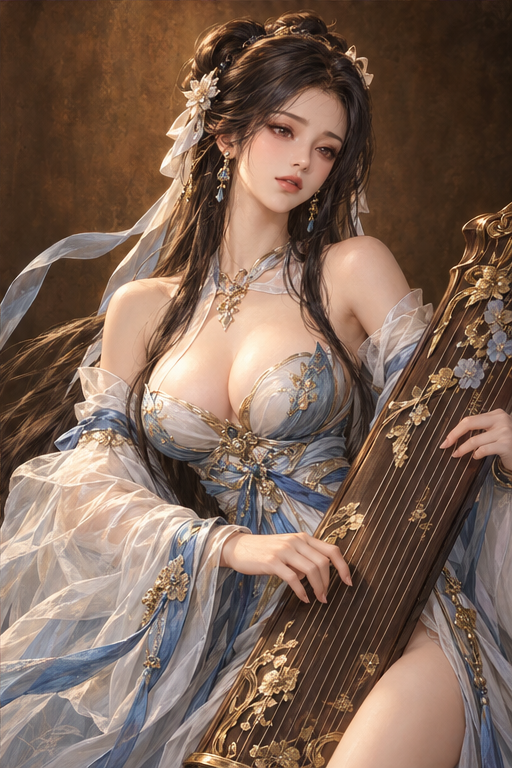
#> input picture src/pool_src/cai_wenji.png, 512 x 768 px
$ python startimg.py ../pool_src/cai_wenji.png ../pool_src/da_qiao.png 5
#> lines starting #> are read from the running program, lines starting #| are printed output that depends on the picture; after the words box and inside, x2 and y2 are one past the last pixel; in counts of white or black regions, pixels touching at a corner belong together
import sys
from PIL import Image
import numpy as np
from scipy import ndimage
src,out=sys.argv[1],sys.argv[2];NR=int(sys.argv[3]) if len(sys.argv)>3 else 5
im=Image.open(src).convert('RGB');W,H=im.size
#> further down, im is the input picture: PIL image 512x768 RGB; mean R, G, B 124.8, 100.5, 86.2
#> after `W, H = im.size`: W = 512; H = 768
cell=im.crop((0,0,W//4,H//NR+20));a=np.asarray(cell).astype(int);m=~((a.min(2)>232)&(a.max(2)-a.min(2)<20))
#> after `cell = im.crop((0, 0, W // 4, H // NR + 20))`:
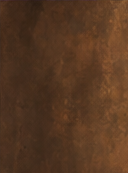
#> cell: PIL image 128x173 RGB; mean R, G, B 86.4, 55.8, 34.1
#> after `m = ~((a.min(2) > 232) & (a.max(2) - a.min(2) < 20))`: m: shape (173, 128) bool; every value is 1
lab,n=ndimage.label(ndimage.binary_dilation(m,iterations=3));sz=ndimage.sum(m,lab,range(1,n+1));keep=ndimage.binary_dilation(lab==(1+int(np.argmax(sz))),iterations=2)
#> after `lab, n = ndimage.label(ndimage.binary_dilation(m, iterations=3))`: lab: shape (173, 128) int32; every value is 1
#> after `lab, n = ndimage.label(ndimage.binary_dilation(m, iterations=3))`: n = 1
#> after `sz = ndimage.sum(m, lab, range(1, n + 1))`: sz = [22144]
ys,xs=np.nonzero(keep);x0,y0,x1,y1=xs.min(),ys.min(),xs.max()+1,ys.max()+1
#> after `x0, y0, x1, y1 = (xs.min(), ys.min(), xs.max() + 1, ys.max() + 1)`: x0 = 0; y0 = 0; x1 = 128; y1 = 173
c=cell.crop((x0,y0,x1,y1));mk=Image.fromarray((keep[y0:y1,x0:x1]*255).astype('uint8'))
#> after `mk = Image.fromarray((keep[y0:y1, x0:x1] * 255).astype('uint8'))`: mk: PIL image 128x173 L; every value is 255
s=620/c.height;c=c.resize((int(c.width*s),620),Image.LANCZOS);mk=mk.resize(c.size,Image.LANCZOS)
#> after `s = 620 / c.height`: s = 3.58
#> after `mk = mk.resize(c.size, Image.LANCZOS)`: mk: PIL image 458x620 L; every value is 255
o=Image.new('RGB',(1024,1024),(255,255,255));o.paste(c,((1024-c.width)//2,(1024-c.height)//2+40),mk);o.save(out)
#> after `o = Image.new('RGB', (1024, 1024), (255, 255, 255))`: o: PIL image 1024x1024 RGB; every value is 255
#> after `o.paste(c, ((1024 - c.width) // 2, (1024 - c.height) // 2 + 40), mk)`:
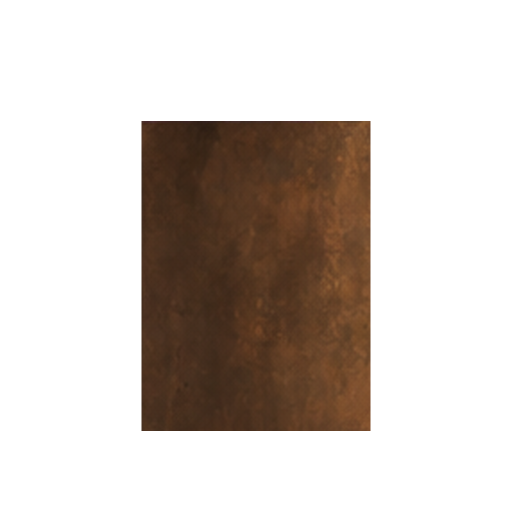
#> o: PIL image 1024x1024 RGB (shown at 1/2 size); mean R, G, B 209.3, 201, 195.2

$ run again, on src/pool_src/diaochan.png
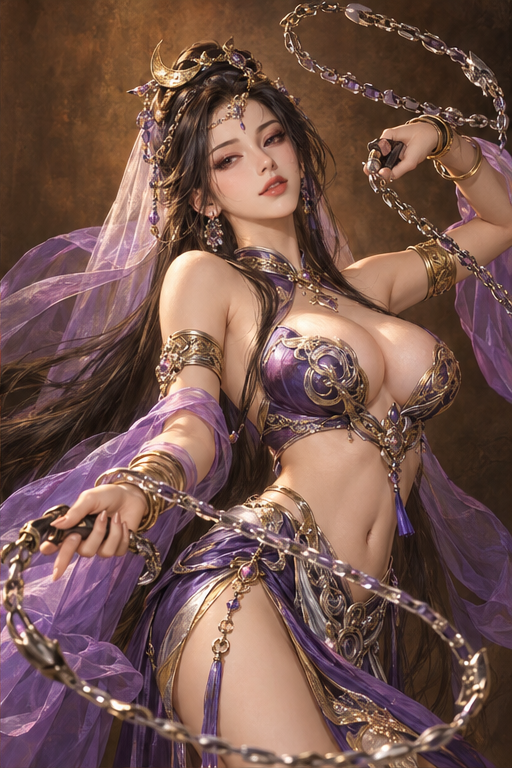
#> input picture src/pool_src/diaochan.png, 512 x 768 px
#> im is the input picture: PIL image 512x768 RGB; mean R, G, B 117, 85.3, 77.2
#> `cell = im.crop((0, 0, W // 4, H // NR + 20))`:
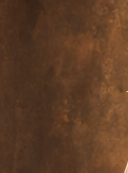
#> cell: PIL image 128x173 RGB; mean R, G, B 93.4, 60.5, 37.5
#> m: shape (173, 128) bool; every value is 1
#> lab: shape (173, 128) int32; every value is 1
#> n = 1
#> sz = [22144]
#> x0 = 0; x1 = 128; y1 = 173
#> o: PIL image 1024x1024 RGB; every value is 255
#> `o.paste(c, ((1024 - c.width) // 2, (1024 - c.height) // 2 + 40), mk)`:
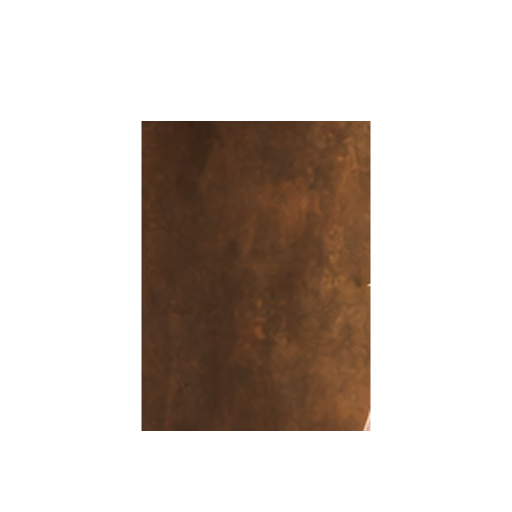
#> o: PIL image 1024x1024 RGB (shown at 1/2 size); mean R, G, B 211.2, 202.3, 196.1
